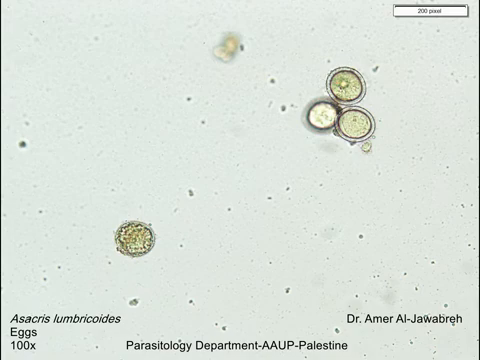
#> input picture frame 206 of src/model/img/ascLumEgg.mp4, 480 x 360 px
$ python read.py
#> lines starting #> are read from the running program, lines starting #| are printed output that depends on the picture
#> further down, frame is the input picture: shape (360, 480, 3); mean B, G, R 219.4, 227, 219.4
import cv2 as cv
import os

capture = cv.VideoCapture('img/ascLumEgg.mp4')

def rescaleFrame (frame, scale = 0.5):
#> called with scale = 0.5
        height = int(frame.shape[0] * scale)
#> height = 180
        width = int(frame.shape[1] * scale)
#> width = 240
        dimensions = (width, height)
#> dimensions = (240, 180)
        return cv.resize(frame, dimensions, interpolation=cv.INTER_AREA)
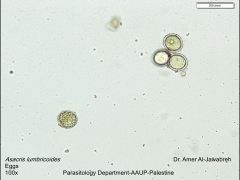
#> returned value: shape (180, 240, 3); mean of channels 0, 1, 2 219.5, 227.1, 219.5; drawn as B, G, R

if not os.path.exists('img/frames'):
    os.makedirs('img/frames')

frame_count = 0
saved_count = 0

while True:
    isTrue, frame = capture.read()

    if not isTrue:
        print("Video ended")
        break

    rsFrame= rescaleFrame(frame)

    cv.imshow('Video', frame)

    frame_count +=  1

    if frame_count % 10 == 0:
        file_name = f'img/frames/frame_{saved_count}.jpg'
        cv.imwrite(file_name, rsFrame)
        saved_count += 1

    if cv.waitKey(1) & 0xFF==ord('d'):
#> (key Esc is pressed here)
        break

capture.release()
cv.destroyAllWindows()

$ run again, starting later in the video
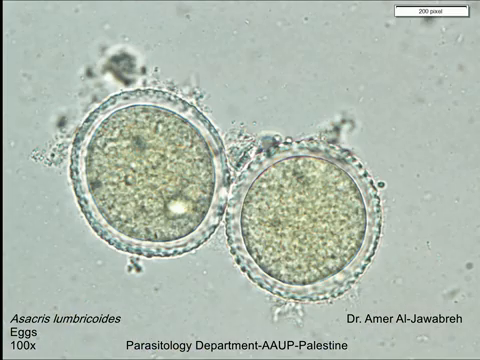
#> input picture frame 927 of src/model/img/ascLumEgg.mp4, 480 x 360 px
#> frame is the input picture: shape (360, 480, 3); mean B, G, R 175.4, 187.3, 175.6
#> in rescaleFrame, `return cv.resize(frame, dimensions, interpolation=cv.INTER_AREA)`:
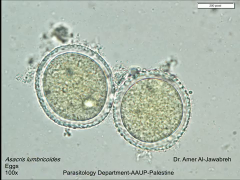
#> returned value: shape (180, 240, 3); mean of channels 0, 1, 2 175.6, 187.5, 175.7; drawn as B, G, R

$ run again, starting later in the video
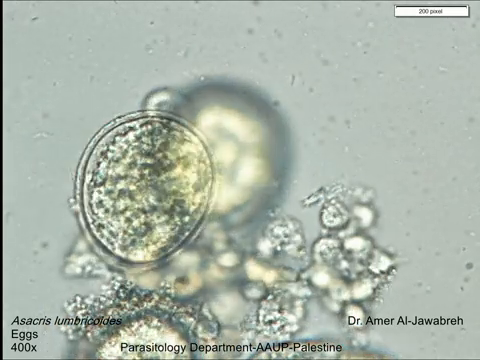
#> input picture frame 1648 of src/model/img/ascLumEgg.mp4, 480 x 360 px
#> frame is the input picture: shape (360, 480, 3); mean B, G, R 169.6, 181.5, 171
#> in rescaleFrame, `return cv.resize(frame, dimensions, interpolation=cv.INTER_AREA)`:
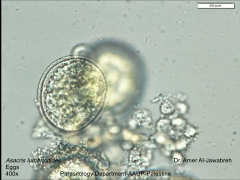
#> returned value: shape (180, 240, 3); mean of channels 0, 1, 2 169.8, 181.6, 171.1; drawn as B, G, R
